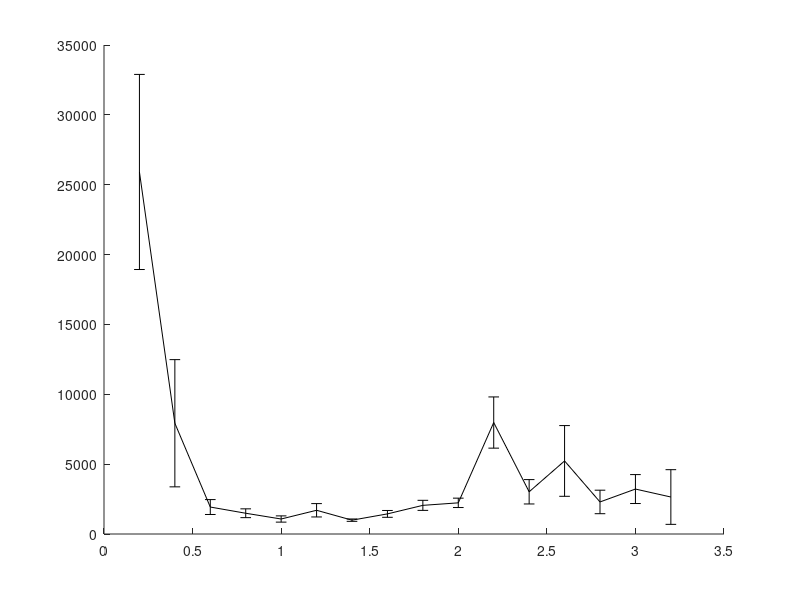

Here is the MATLAB script that generated this plot: (Note: this script raises an error after producing the figure.)
% Performance comparison between the PCS, GD (with KDL) and the Hybrid
% approach. The experiment is in one scene with obstacles where the start and goal configurations
% are:
% State c_start = {0.5236, 1.74753, -1.8326, -1.4835,	1.5708,	0, 1.004278, 0.2729, 0.9486, -1.15011, 1.81001, -1.97739};
% State c_goal = {0.5236, 0.34907, 0.69813, -1.3963, 1.5708, 0, 0.7096, 1.8032, -1.7061, -1.6286, 1.9143, -2.0155}; // Robot 2 no backflip - Elbow down
% This while benchmarking the maximum step distance.
% With joint limits of the ABB robots.
% last updated: 09/04/17

clear all
clc

%%
planners = {'BiRRT','RRT','LazyRRT','SBL'};
plannerType = planners{3};
switch plannerType
    case 'BiRRT'
        D1 = load('Benchmark_BiRRT_PCS_3poles_rB.txt');
        D2 = load('Benchmark_BiRRT_GD_3poles_rB.txt');
        D3 = load('Benchmark_BiRRT_HB_3poles_rB.txt');
    case 'RRT'
        D1 = load('Benchmark_RRT_PCS_3poles_rB.txt'); D1 = D1(D1(:,3)==1,:);
        D2 = load('Benchmark_RRT_GD_3poles_rB.txt'); D2 = D2(D2(:,3)==1,:);
        D3 = load('Benchmark_RRT_HB_3poles_rB.txt'); D3 = D3(D3(:,3)==1,:);
    case 'LazyRRT'
        D1 = load('Benchmark_LazyRRT_PCS_3poles_rB.txt');
        D2 = load('Benchmark_LazyRRT_GD_3poles_rB.txt'); D2 = D2(D2(:,3)==1,:);
        D3 = load('Benchmark_RRT_HB_3poles_rB.txt');
    case 'SBL'
        D1 = load('Benchmark_SBL_PCS_3poles_rB.txt');
        D2 = load('Benchmark_SBL_GD_3poles_rB.txt');
        D3 = load('Benchmark_SBL_HB_3poles_rB.txt');
end

%% 
disp(['Results for ' plannerType ':']);


%%
% PCS
rd = sort(unique(D1(:,1)));
for i = 1:length(rd)
    M = D1(D1(:,1)==rd(i), 2:end);
    td(i) = mean(M(:,4))*1e3;
    td_ste(i) = 1e3*std(M(:,4))/sqrt(size(M,1));
end

%%
% GD
rg = sort(unique(D2(:,1)));
for i = 1:length(rg)
    M = D2(D2(:,1)==rg(i), 2:end);
%     disp([i-1 rg(i)  size(M,1)])
    tg(i) = mean(M(:,4))*1e3;
    tg_ste(i) = 1e3*std(M(:,4))/sqrt(size(M,1));
end

%%
% HB
rb = sort(unique(D3(:,1)));
for i = 1:length(rb)
    M = D3(D3(:,1)==rb(i), 2:end);
%     disp([i-1 rg(i)  size(M,1)])
    tb(i) = mean(M(:,4))*1e3;
    tb_ste(i) = 1e3*std(M(:,4))/sqrt(size(M,1));
end

%%
disp(' ');
[tdmin, id] = min(td);
[tgmin, ig] = min(tg);
[tbmin, ib] = min(tb);

%%
h = figure(1);
clf
errorbar(rd,td,td_ste,'-k','linewidth',2);
hold on
errorbar(rg,tg,tg_ste,'--k','linewidth',2);
errorbar(rb,tb,tb_ste,':k','linewidth',2);
hold off
ylabel('mean runtime [msec]');
xlabel('max. local-connection distance');
legend('PCS','GD','HB');
% xlim([0 6]);
% xlim([min(rd) max(rd)]);

%% 
sS = rd(id);
tmin = tdmin;
D1 = D1(D1(:,1)==sS, 2:end);
verf = D1(:,1)==1;
suc = D1(:,2)==1;

D = D1;
disp('------------------------------------');
disp('PCS:');
disp(['Results of ' num2str(size(D,1)) ' queries.']);
disp(['Minimum avg. runtime is ' num2str(tmin) 'msec with d = ' num2str(sS) ]);
disp(['Percent of successful queries verified: ' num2str(sum(verf & suc)/sum(suc)*100) '%']);
disp(['Plan distance: ' num2str(D(1,3)) ]);
disp(['Avg. runtime: ' num2str(mean(D(:,4))*1e3)  ' +/- ' num2str(std(D(:,4))/sqrt(size(D,1))*1e3) ' msec ']);
disp(['Min. runtime: ' num2str(min(D(:,4))*1e3) ' msec ']);
disp(['Avg. nodes in path: ' num2str(floor(mean(D(:,10)))) ]);
disp(['Avg. nodes in trees: ' num2str(floor(mean(D(:,11)))) ]);
disp(['Avg. number of projections: ' num2str(floor(mean(D(:,5)))) ]);
disp(['Avg. local-connection time: ' num2str(mean(D(:,12)./D(:,13))*1e3)  ' +/- ' num2str(std(D(:,12)./D(:,13))/sqrt(size(D,1))*1e3) ' msec ']);
disp(['Avg. total local-connection time: ' num2str(mean(D(:,12))*1e3)  ' +/- ' num2str(std(D(:,12))/sqrt(size(D,1))*1e3) ' msec ']);
disp(['Avg. number of local connection checks: ' num2str(mean(D(:,13)))]);
disp(['Avg. collision check time: ' num2str(mean(D(:,8))*1e3) ' msec.']);
disp(['Percent of successful local connections: ' num2str(100*mean(D(:,14)./D(:,13)))]);

%%
sS = rg(ig);
tmin = tgmin;
D2 = D2(D2(:,1)==sS, 2:end);
verf = D2(:,1)==1;
suc = D2(:,2)==1;

D = D2;
disp('------------------------------------');
disp('GD:');
disp(['Results of ' num2str(size(D,1)) ' queries.']);
disp(['Minimum avg. runtime is ' num2str(tmin) 'msec with d = ' num2str(sS) ]);
disp(['Percent of successful queries verified: ' num2str(sum(verf & suc)/sum(suc)*100) '%']);
disp(['Plan distance: ' num2str(D(1,3)) ]);
disp(['Avg. runtime: ' num2str(mean(D(:,4))*1e3)  ' +/- ' num2str(std(D(:,4))/sqrt(size(D,1))*1e3) ' msec ']);
disp(['Min. runtime: ' num2str(min(D(:,4))*1e3) ' msec ']);
disp(['Avg. nodes in path: ' num2str(floor(mean(D(:,10)))) ]);
disp(['Avg. nodes in trees: ' num2str(floor(mean(D(:,11)))) ]);
disp(['Avg. number of projections: ' num2str(floor(mean(D(:,5)))) ]);
disp(['Avg. local-connection time: ' num2str(mean(D(:,12)./D(:,13))*1e3)  ' +/- ' num2str(std(D(:,12)./D(:,13))/sqrt(size(D,1))*1e3) ' msec ']);
disp(['Avg. total local-connection time: ' num2str(mean(D(:,12))*1e3)  ' +/- ' num2str(std(D(:,12))/sqrt(size(D,1))*1e3) ' msec ']);
disp(['Avg. number of local connection checks: ' num2str(mean(D(:,13)))]);
disp(['Avg. collision check time: ' num2str(mean(D(:,8))*1e3) ' msec.']);
disp(['Percent of successful local connections: ' num2str(100*mean(D(:,14)./D(:,13)))]);

%%
sS = rb(ib);
tmin = tbmin;
D3 = D3(D3(:,1)==sS, 2:end);
verf = D3(:,1)==1;
suc = D3(:,2)==1;

D = D3;
disp('------------------------------------');
disp('HB:');
disp(['Results of ' num2str(size(D,1)) ' queries.']);
disp(['Minimum avg. runtime is ' num2str(tmin) 'msec with d = ' num2str(sS) ]);
disp(['Percent of successful queries verified: ' num2str(sum(verf & suc)/sum(suc)*100) '%']);
disp(['Plan distance: ' num2str(D(1,3)) ]);
disp(['Avg. runtime: ' num2str(mean(D(:,4))*1e3)  ' +/- ' num2str(std(D(:,4))/sqrt(size(D,1))*1e3) ' msec ']);
disp(['Min. runtime: ' num2str(min(D(:,4))*1e3) ' msec ']);
disp(['Avg. nodes in path: ' num2str(floor(mean(D(:,10)))) ]);
disp(['Avg. nodes in trees: ' num2str(floor(mean(D(:,11)))) ]);
disp(['Avg. number of projections: ' num2str(floor(mean(D(:,5)))) ]);
disp(['Avg. local-connection time: ' num2str(mean(D(:,12)./D(:,13))*1e3)  ' +/- ' num2str(std(D(:,12)./D(:,13))/sqrt(size(D,1))*1e3) ' msec ']);
disp(['Avg. total local-connection time: ' num2str(mean(D(:,12))*1e3)  ' +/- ' num2str(std(D(:,12))/sqrt(size(D,1))*1e3) ' msec ']);
disp(['Avg. number of local connection checks: ' num2str(mean(D(:,13)))]);
disp(['Avg. collision check time: ' num2str(mean(D(:,8))*1e3) ' msec.']);
disp(['Percent of successful local connections: ' num2str(100*mean(D(:,14)./D(:,13)))]);

%%
disp(' ');
disp(['Best speed-up: t_{pcs}/t_{gd} = ' num2str(tdmin/tgmin) ]);
disp(['Best speed-up: t_{hb}/t_{gd} = ' num2str(tbmin/tgmin) ]);
disp(['Best speed-up: t_{hb}/t_{pcs} = ' num2str(tbmin/tdmin) ]);

%%
%%
%%
% PCS
td = D1(:,4);
maxT = max(td);
T1 = linspace(0,maxT,100);
T1 = T1(2:end);
for i = 1:length(T1)
    sd = td < T1(i);
    md(i) = mean(td(sd));
    Md(i) = 1-sum(sd)/length(td);
end
%%
% GD
tg = D2(:,4);
maxT = max(tg);
T2 = linspace(0,maxT,1000);
T2 = T2(2:end);
for i = 1:length(T2)
    sg = tg < T2(i);
    mg(i) = mean(tg(sg));
    Mg(i) = 1-sum(sg)/length(tg);
end

%%
% HB
tb = D3(:,4);
maxT = max(tg);
T3 = linspace(0,maxT,1000);
T3 = T3(2:end);
for i = 1:length(T3)
    sb = tb < T3(i);
    mb(i) = mean(tb(sb));
    Mb(i) = 1-sum(sb)/length(tb);
end

%%
h = figure(2);
clf
plot(T1,Md*100,'-k','linewidth',2);
hold on
plot(T2,Mg*100,'--k','linewidth',2);
% plot(T3,Mb*100,':k','linewidth',2);
hold off
xlabel('maximum runtime (sec)');
ylabel('failure rate (%)');
legend('PCS','NR');
xlim([0 1.2]);%max([T1 T2])]);
% title(plannerType);
set(gca,'fontsize',13);
% set(h, 'Position', [100, 100, 800, 400]);
% print PCS_NR_runtime.eps -depsc -r200
